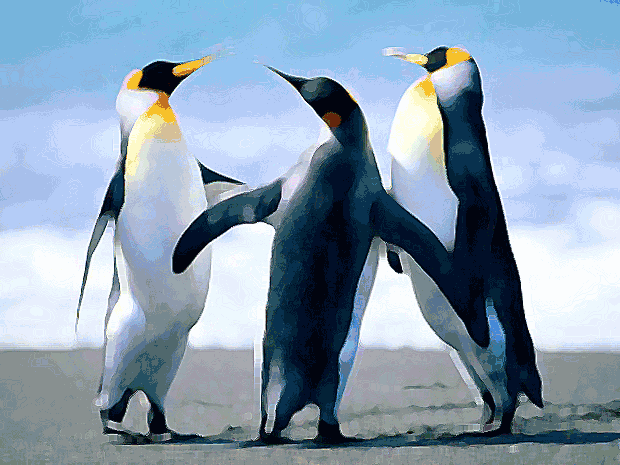
#> input picture aula-02/images/image.png, 620 x 465 px
$ python lab02.py
#> lines starting #> are read from the running program, lines starting #| are printed output that depends on the picture
# Bibliotecas
import os
import cv2
import numpy as np
import matplotlib.pyplot as plt

# Carregar imagem
base_dir = os.path.dirname(__file__) # Armazena o diretório do arquivo
img_path = os.path.join(base_dir, 'images', 'image.png') # Cria o caminho até a imagem
img = cv2.imread(img_path)
#> img is the input picture: shape (465, 620, 3); mean B, G, R 177.7, 157.9, 136.7

# Validação de carregamento da imagem
if img is None:
  print('Erro ao carregar a imagem.')
  exit()

# Adicionar um ruído artificial à imagem
# print('Image: ', img.shape)
noise = np.random.normal(0, 25, img.shape).astype('uint8')
# print('Noise: ', img.shape)
noisy_img = cv2.add(img, noise)
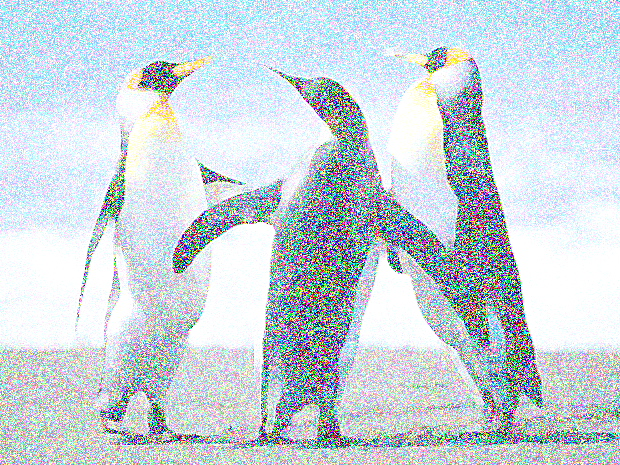
#> noisy_img: shape (465, 620, 3); mean B, G, R 221.6, 212.9, 201.6

# Aplicar diferentes filtros
gaussian = cv2.GaussianBlur(noisy_img, (5, 5), 0)
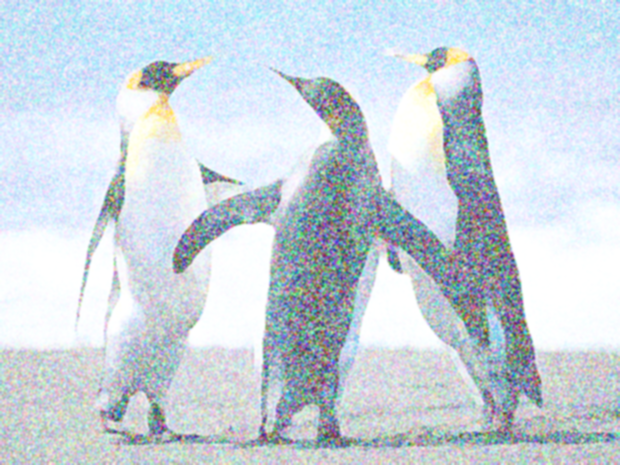
#> gaussian: shape (465, 620, 3); mean B, G, R 221.7, 212.9, 201.7
median = cv2.medianBlur(noisy_img, 5)
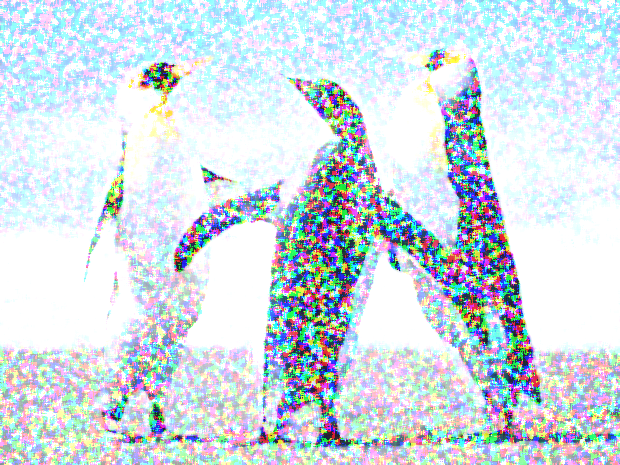
#> median: shape (465, 620, 3); mean B, G, R 227.4, 219.6, 208.3
bilateral = cv2.bilateralFilter(noisy_img, 9, 75, 75)

# Imprimir resultados
plt.subplot(2, 3, 1); plt.title('Original'); plt.imshow(img)
plt.subplot(2, 3, 2); plt.title('Noisy'); plt.imshow(noisy_img)
plt.subplot(2, 3, 3); plt.title('Gaussian'); plt.imshow(gaussian)
plt.subplot(2, 3, 4); plt.title('Median'); plt.imshow(median)
plt.subplot(2, 3, 5); plt.title('Bilateral'); plt.imshow(bilateral)

plt.show()
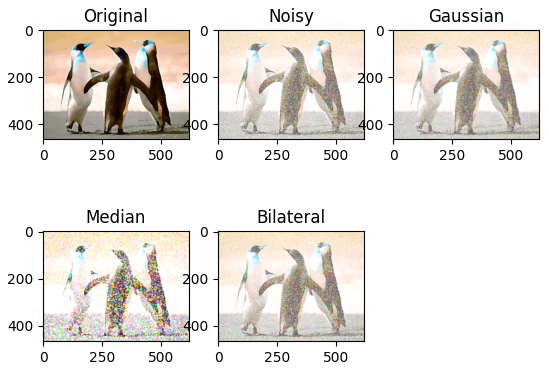
#> figure drawn by matplotlib, 5 panels; B, G, R data is drawn as R, G, B
